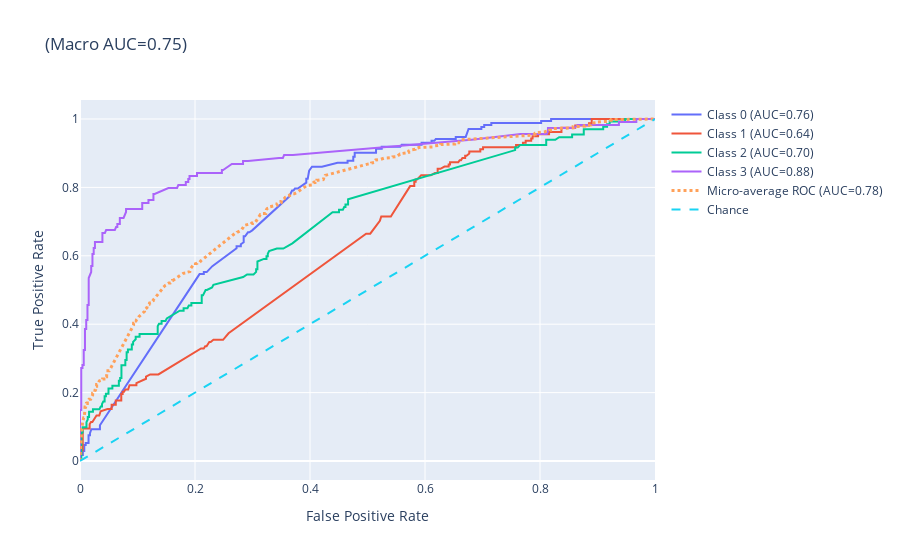

Write notebook code for a chart like this one.
### Code cell
from scripts.mbm.kl_oriented.kl_mbm_xgBoost import v01_v03_moaks_kl_lasso_coefs_df, v00_v03_moaks_kl_lasso_metrics, v00_v03_moaks_kl_roc

display(Markdown('### 5.6.7 12-month follow-up BML variables\' importance against K-L score at 24-month follow-up'))
display(v01_v03_moaks_kl_lasso_coefs_df.sort_values(by='Importance', ascending=False).head(10))
display(Markdown('### 5.6.8 12-month follow-up BML variables\' classification report against K-L score at 24-month follow-up'))
display(display(JSON(v00_v03_moaks_kl_lasso_metrics, expanded=True)))
display(Markdown('### 5.6.9 12-month follow-up BML variables\' AUC-ROC curve against K-L score at 24-month follow-up'))
v00_v03_moaks_kl_roc.show()
